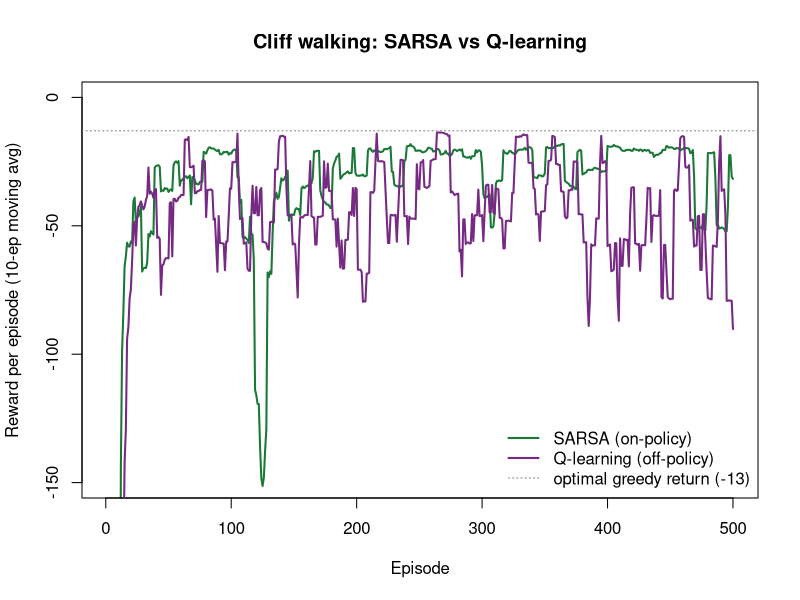
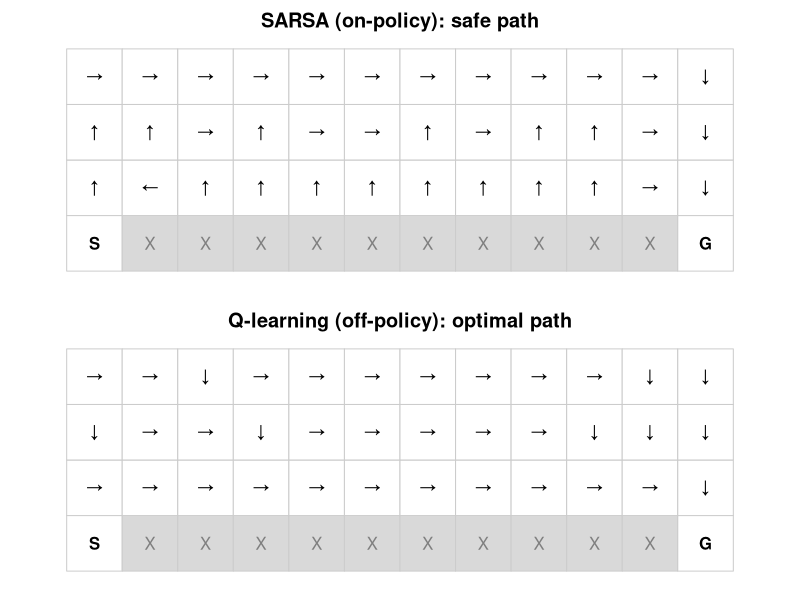

These figures' R source, in order:
## ---- chunk 1
set.seed(1301)

# Cliff-walking environment ------------------------------------------------
n_rows <- 4L
n_cols <- 12L
n_states <- n_rows * n_cols
n_actions <- 4L  # 1=up, 2=right, 3=down, 4=left

# Map (row, col) with row 1 at the BOTTOM to a state index 1..48.
rc_to_state <- function(row, col) (row - 1L) * n_cols + col
start_state <- rc_to_state(1L, 1L)
goal_state  <- rc_to_state(1L, n_cols)
# Cliff cells: bottom row, columns 2..11.
cliff_states <- rc_to_state(1L, 2L:(n_cols - 1L))

# Given a state and action, return list(next_state, reward, done).
step_env <- function(s, a) {
  row <- (s - 1L) %/% n_cols + 1L
  col <- (s - 1L) %%  n_cols + 1L
  if (a == 1L) row <- min(row + 1L, n_rows)  # up
  if (a == 2L) col <- min(col + 1L, n_cols)  # right
  if (a == 3L) row <- max(row - 1L, 1L)      # down
  if (a == 4L) col <- max(col - 1L, 1L)      # left
  s2 <- rc_to_state(row, col)
  if (s2 %in% cliff_states) {
    return(list(next_state = start_state, reward = -100, done = FALSE))
  }
  if (s2 == goal_state) {
    return(list(next_state = s2, reward = -1, done = TRUE))
  }
  list(next_state = s2, reward = -1, done = FALSE)
}

# epsilon-greedy action selection from a Q-row.
eps_greedy <- function(qrow, epsilon) {
  if (runif(1) < epsilon) {
    sample.int(n_actions, 1L)
  } else {
    which.max(qrow)  # ties: first max, deterministic
  }
}
## ---- chunk 2
run_agent <- function(method = c("sarsa", "qlearning"),
                      n_episodes = 500L,
                      alpha = 0.5, gamma = 1.0, epsilon = 0.1,
                      max_steps = 1000L) {
  method <- match.arg(method)
  Q <- matrix(0, nrow = n_states, ncol = n_actions)
  ep_reward <- numeric(n_episodes)

  for (ep in seq_len(n_episodes)) {
    s <- start_state
    a <- eps_greedy(Q[s, ], epsilon)
    total <- 0
    done <- FALSE
    steps <- 0L

    while (!done && steps < max_steps) {
      steps <- steps + 1L
      res <- step_env(s, a)
      s2 <- res$next_state; r <- res$reward; done <- res$done
      total <- total + r

      if (method == "sarsa") {
        a2 <- eps_greedy(Q[s2, ], epsilon)         # on-policy next action
        target <- r + gamma * Q[s2, a2] * (!done)
      } else {
        a2 <- eps_greedy(Q[s2, ], epsilon)         # behaviour is still eps-greedy
        target <- r + gamma * max(Q[s2, ]) * (!done)  # off-policy: greedy target
      }
      Q[s, a] <- Q[s, a] + alpha * (target - Q[s, a])
      s <- s2; a <- a2
    }
    ep_reward[ep] <- total
  }
  list(Q = Q, ep_reward = ep_reward)
}

set.seed(1301)
sarsa <- run_agent("sarsa")
set.seed(1301)
qlearn <- run_agent("qlearning")
## ---- chunk 3
moving_avg <- function(x, k = 10L) {
  out <- rep(NA_real_, length(x))
  for (i in seq_along(x)) {
    lo <- max(1L, i - k + 1L)
    out[i] <- mean(x[lo:i])
  }
  out
}

sm_s <- moving_avg(sarsa$ep_reward)
sm_q <- moving_avg(qlearn$ep_reward)

plot(sm_s, type = "l", lwd = 2, col = "#1b7837",
     ylim = c(-150, 0), xlab = "Episode",
     ylab = "Reward per episode (10-ep moving avg)",
     main = "Cliff walking: SARSA vs Q-learning")
lines(sm_q, lwd = 2, col = "#762a83")
abline(h = -13, lty = 3, col = "grey50")  # optimal greedy path return
legend("bottomright",
       legend = c("SARSA (on-policy)", "Q-learning (off-policy)",
                  "optimal greedy return (-13)"),
       col = c("#1b7837", "#762a83", "grey50"),
       lwd = c(2, 2, 1), lty = c(1, 1, 3), bty = "n")
## ---- chunk 4
arrow_for <- function(a) c("↑", "→", "↓", "←")[a]  # up,right,down,left

draw_policy <- function(Q, title) {
  plot(NA, xlim = c(0.5, n_cols + 0.5), ylim = c(0.5, n_rows + 0.5),
       xlab = "", ylab = "", axes = FALSE, main = title, asp = 1)
  for (s in seq_len(n_states)) {
    row <- (s - 1L) %/% n_cols + 1L
    col <- (s - 1L) %%  n_cols + 1L
    rect(col - 0.5, row - 0.5, col + 0.5, row + 0.5, border = "grey80",
         col = if (s %in% cliff_states) "grey85" else "white")
    if (s %in% cliff_states) {
      text(col, row, "X", col = "grey50")
    } else if (s == start_state) {
      text(col, row, "S", font = 2)
    } else if (s == goal_state) {
      text(col, row, "G", font = 2)
    } else {
      text(col, row, arrow_for(which.max(Q[s, ])), cex = 1.1)
    }
  }
}

par(mfrow = c(2, 1), mar = c(1, 1, 2, 1))
draw_policy(sarsa$Q,  "SARSA (on-policy): safe path")
draw_policy(qlearn$Q, "Q-learning (off-policy): optimal path")
par(mfrow = c(1, 1))
## ---- chunk 5
final_window <- function(x, k = 100L) mean(tail(x, k))

comp <- data.frame(
  Property = c("Policy learned about", "Target uses",
               "Path on this task", "Mean reward, last 100 ep",
               "Behaviour when exploration off"),
  SARSA = c("the policy it follows (on-policy)",
            "Q(S', A') with A' ~ eps-greedy",
            "safe (one row above cliff)",
            sprintf("%.1f", final_window(sarsa$ep_reward)),
            "safe path"),
  `Q-learning` = c("the greedy/optimal policy (off-policy)",
                   "max_a Q(S', a)",
                   "optimal (along cliff edge)",
                   sprintf("%.1f", final_window(qlearn$ep_reward)),
                   "optimal path"),
  check.names = FALSE
)

knitr::kable(
  comp,
  caption = "SARSA versus Q-learning on cliff walking. SARSA collects more reward during learning because its on-policy target accounts for exploratory missteps; Q-learning's off-policy target learns the optimal path but pays for occasional exploratory falls.",
  booktabs = TRUE
)
